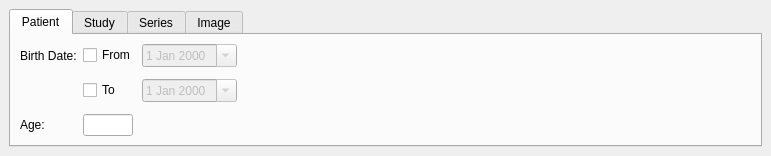
<?xml version="1.0" encoding="UTF-8"?>
<ui version="4.0">
 <class>udg::QAdvancedSearchWidgetBase</class>
 <widget class="QWidget" name="udg::QAdvancedSearchWidgetBase">
  <property name="geometry">
   <rect>
    <x>0</x>
    <y>0</y>
    <width>771</width>
    <height>156</height>
   </rect>
  </property>
  <property name="windowTitle">
   <string>Advanced search</string>
  </property>
  <layout class="QVBoxLayout" name="verticalLayout">
   <property name="spacing">
    <number>6</number>
   </property>
   <property name="leftMargin">
    <number>9</number>
   </property>
   <property name="topMargin">
    <number>9</number>
   </property>
   <property name="rightMargin">
    <number>9</number>
   </property>
   <property name="bottomMargin">
    <number>9</number>
   </property>
   <item>
    <widget class="QTabWidget" name="m_qwidgetAdvancedSearch">
     <property name="sizePolicy">
      <sizepolicy hsizetype="Expanding" vsizetype="Minimum">
       <horstretch>0</horstretch>
       <verstretch>0</verstretch>
      </sizepolicy>
     </property>
     <property name="currentIndex">
      <number>0</number>
     </property>
     <widget class="QWidget" name="m_advancedSearchPatient">
      <attribute name="title">
       <string>Patient</string>
      </attribute>
      <layout class="QFormLayout" name="formLayout">
       <item row="0" column="0">
        <layout class="QGridLayout" name="gridLayout">
         <item row="0" column="0">
          <widget class="QLabel" name="label_14">
           <property name="text">
            <string>Birth Date:</string>
           </property>
          </widget>
         </item>
         <item row="0" column="1">
          <layout class="QHBoxLayout" name="horizontalLayout">
           <item>
            <widget class="QCheckBox" name="m_fromPatientBirthCheckBox">
             <property name="enabled">
              <bool>true</bool>
             </property>
             <property name="text">
              <string>From</string>
             </property>
            </widget>
           </item>
           <item>
            <widget class="QDateEdit" name="m_fromPatientBirth">
             <property name="enabled">
              <bool>false</bool>
             </property>
             <property name="minimumSize">
              <size>
               <width>0</width>
               <height>20</height>
              </size>
             </property>
             <property name="wrapping">
              <bool>false</bool>
             </property>
             <property name="buttonSymbols">
              <enum>QAbstractSpinBox::UpDownArrows</enum>
             </property>
             <property name="maximumDate">
              <date>
               <year>2100</year>
               <month>12</month>
               <day>31</day>
              </date>
             </property>
             <property name="calendarPopup">
              <bool>true</bool>
             </property>
            </widget>
           </item>
          </layout>
         </item>
         <item row="1" column="0">
          <spacer name="verticalSpacer">
           <property name="orientation">
            <enum>Qt::Vertical</enum>
           </property>
           <property name="sizeHint" stdset="0">
            <size>
             <width>20</width>
             <height>18</height>
            </size>
           </property>
          </spacer>
         </item>
         <item row="1" column="1">
          <layout class="QHBoxLayout" name="horizontalLayout_2">
           <item>
            <widget class="QCheckBox" name="m_toPatientBirthCheckBox">
             <property name="enabled">
              <bool>true</bool>
             </property>
             <property name="text">
              <string>To</string>
             </property>
            </widget>
           </item>
           <item>
            <widget class="QDateEdit" name="m_toPatientBirth">
             <property name="enabled">
              <bool>false</bool>
             </property>
             <property name="minimumSize">
              <size>
               <width>0</width>
               <height>20</height>
              </size>
             </property>
             <property name="maximumDate">
              <date>
               <year>2100</year>
               <month>12</month>
               <day>31</day>
              </date>
             </property>
             <property name="currentSection">
              <enum>QDateTimeEdit::DaySection</enum>
             </property>
             <property name="calendarPopup">
              <bool>true</bool>
             </property>
            </widget>
           </item>
          </layout>
         </item>
         <item row="2" column="0">
          <widget class="QLabel" name="label_15">
           <property name="text">
            <string>Age:</string>
           </property>
          </widget>
         </item>
         <item row="2" column="1">
          <widget class="QLineEdit" name="m_patientAge">
           <property name="maximumSize">
            <size>
             <width>50</width>
             <height>16777215</height>
            </size>
           </property>
           <property name="maxLength">
            <number>3</number>
           </property>
          </widget>
         </item>
        </layout>
       </item>
       <item row="0" column="1">
        <spacer name="horizontalSpacer">
         <property name="orientation">
          <enum>Qt::Horizontal</enum>
         </property>
         <property name="sizeHint" stdset="0">
          <size>
           <width>511</width>
           <height>75</height>
          </size>
         </property>
        </spacer>
       </item>
      </layout>
     </widget>
     <widget class="QWidget" name="m_advancedSearchStudy">
      <attribute name="title">
       <string>Study</string>
      </attribute>
      <layout class="QGridLayout">
       <property name="leftMargin">
        <number>9</number>
       </property>
       <property name="topMargin">
        <number>9</number>
       </property>
       <property name="rightMargin">
        <number>9</number>
       </property>
       <property name="bottomMargin">
        <number>9</number>
       </property>
       <property name="spacing">
        <number>6</number>
       </property>
       <item row="2" column="1">
        <widget class="QLineEdit" name="m_studyModalityText"/>
       </item>
       <item row="0" column="4">
        <widget class="QLineEdit" name="m_studyUIDText"/>
       </item>
       <item row="0" column="3">
        <widget class="QLabel" name="label_2">
         <property name="text">
          <string>Study UID</string>
         </property>
         <property name="buddy">
          <cstring>m_studyUIDText</cstring>
         </property>
        </widget>
       </item>
       <item row="0" column="0">
        <widget class="QLabel" name="label_13">
         <property name="text">
          <string>Time</string>
         </property>
         <property name="buddy">
          <cstring>m_studyTimeText</cstring>
         </property>
        </widget>
       </item>
       <item row="1" column="2">
        <spacer>
         <property name="orientation">
          <enum>Qt::Horizontal</enum>
         </property>
         <property name="sizeHint" stdset="0">
          <size>
           <width>40</width>
           <height>20</height>
          </size>
         </property>
        </spacer>
       </item>
       <item row="1" column="5">
        <spacer>
         <property name="orientation">
          <enum>Qt::Horizontal</enum>
         </property>
         <property name="sizeHint" stdset="0">
          <size>
           <width>40</width>
           <height>20</height>
          </size>
         </property>
        </spacer>
       </item>
       <item row="1" column="4">
        <widget class="QLineEdit" name="m_accessionNumberText"/>
       </item>
       <item row="2" column="0">
        <widget class="QLabel" name="label_12">
         <property name="text">
          <string>Study Modalities</string>
         </property>
         <property name="buddy">
          <cstring>m_studyModalityText</cstring>
         </property>
        </widget>
       </item>
       <item row="2" column="3">
        <widget class="QLabel" name="label_11">
         <property name="text">
          <string>Referring Physician's Name</string>
         </property>
         <property name="buddy">
          <cstring>m_referringPhysiciansNameText</cstring>
         </property>
        </widget>
       </item>
       <item row="1" column="1">
        <widget class="QLineEdit" name="m_studyIDText"/>
       </item>
       <item row="2" column="4">
        <widget class="QLineEdit" name="m_referringPhysiciansNameText"/>
       </item>
       <item row="1" column="3">
        <widget class="QLabel" name="label_9">
         <property name="text">
          <string>Accession Number</string>
         </property>
         <property name="buddy">
          <cstring>m_accessionNumberText</cstring>
         </property>
        </widget>
       </item>
       <item row="1" column="0">
        <widget class="QLabel" name="textLabel5_3">
         <property name="text">
          <string>Study ID</string>
         </property>
         <property name="buddy">
          <cstring>m_studyIDText</cstring>
         </property>
        </widget>
       </item>
       <item row="0" column="1">
        <widget class="QLineEdit" name="m_studyTimeText">
         <property name="enabled">
          <bool>true</bool>
         </property>
        </widget>
       </item>
      </layout>
     </widget>
     <widget class="QWidget" name="m_advancedSearchSeries">
      <attribute name="title">
       <string>Series</string>
      </attribute>
      <layout class="QGridLayout">
       <property name="leftMargin">
        <number>9</number>
       </property>
       <property name="topMargin">
        <number>9</number>
       </property>
       <property name="rightMargin">
        <number>9</number>
       </property>
       <property name="bottomMargin">
        <number>9</number>
       </property>
       <property name="spacing">
        <number>6</number>
       </property>
       <item row="2" column="1">
        <widget class="QLineEdit" name="m_PPStartTimeText"/>
       </item>
       <item row="2" column="4">
        <widget class="QLineEdit" name="m_PPStartDateText"/>
       </item>
       <item row="1" column="0">
        <widget class="QLabel" name="label">
         <property name="text">
          <string>Series Number</string>
         </property>
         <property name="buddy">
          <cstring>m_seriesNumberText</cstring>
         </property>
        </widget>
       </item>
       <item row="0" column="3">
        <widget class="QLabel" name="label_4">
         <property name="text">
          <string>Requested Procedure ID</string>
         </property>
         <property name="buddy">
          <cstring>m_requestedProcedureIDText</cstring>
         </property>
        </widget>
       </item>
       <item row="1" column="4">
        <widget class="QLineEdit" name="m_scheduledProcedureStepIDText"/>
       </item>
       <item row="1" column="1">
        <widget class="QLineEdit" name="m_seriesNumberText"/>
       </item>
       <item row="0" column="1">
        <widget class="QLineEdit" name="m_seriesUIDText"/>
       </item>
       <item row="0" column="4">
        <widget class="QLineEdit" name="m_requestedProcedureIDText"/>
       </item>
       <item row="1" column="3">
        <widget class="QLabel" name="label_5">
         <property name="text">
          <string>Scheduled Procedure Step ID</string>
         </property>
         <property name="buddy">
          <cstring>m_scheduledProcedureStepIDText</cstring>
         </property>
        </widget>
       </item>
       <item row="1" column="2">
        <spacer>
         <property name="orientation">
          <enum>Qt::Horizontal</enum>
         </property>
         <property name="sizeHint" stdset="0">
          <size>
           <width>40</width>
           <height>20</height>
          </size>
         </property>
        </spacer>
       </item>
       <item row="0" column="0">
        <widget class="QLabel" name="label_3">
         <property name="text">
          <string>Series UID</string>
         </property>
         <property name="buddy">
          <cstring>m_seriesUIDText</cstring>
         </property>
        </widget>
       </item>
       <item row="2" column="0">
        <widget class="QLabel" name="label_10">
         <property name="text">
          <string>Time</string>
         </property>
         <property name="buddy">
          <cstring>m_PPStartTimeText</cstring>
         </property>
        </widget>
       </item>
       <item row="2" column="3">
        <widget class="QLabel" name="label_6">
         <property name="text">
          <string>Performed Procedure Step Start Date</string>
         </property>
         <property name="buddy">
          <cstring>m_PPStartDateText</cstring>
         </property>
        </widget>
       </item>
       <item row="1" column="5">
        <spacer>
         <property name="orientation">
          <enum>Qt::Horizontal</enum>
         </property>
         <property name="sizeHint" stdset="0">
          <size>
           <width>40</width>
           <height>20</height>
          </size>
         </property>
        </spacer>
       </item>
      </layout>
     </widget>
     <widget class="QWidget" name="m_advancedSearchImage">
      <attribute name="title">
       <string>Image</string>
      </attribute>
      <layout class="QGridLayout">
       <property name="leftMargin">
        <number>9</number>
       </property>
       <property name="topMargin">
        <number>9</number>
       </property>
       <property name="rightMargin">
        <number>9</number>
       </property>
       <property name="bottomMargin">
        <number>9</number>
       </property>
       <property name="spacing">
        <number>6</number>
       </property>
       <item row="1" column="0">
        <widget class="QLabel" name="label_8">
         <property name="text">
          <string>Instance Number</string>
         </property>
         <property name="buddy">
          <cstring>m_instanceNumberText</cstring>
         </property>
        </widget>
       </item>
       <item row="0" column="0">
        <widget class="QLabel" name="label_7">
         <property name="text">
          <string>SOP Instance UID</string>
         </property>
         <property name="buddy">
          <cstring>m_SOPInstanceUIDText</cstring>
         </property>
        </widget>
       </item>
       <item row="0" column="1">
        <widget class="QLineEdit" name="m_SOPInstanceUIDText"/>
       </item>
       <item row="1" column="1">
        <widget class="QLineEdit" name="m_instanceNumberText"/>
       </item>
       <item row="1" column="2">
        <spacer>
         <property name="orientation">
          <enum>Qt::Horizontal</enum>
         </property>
         <property name="sizeHint" stdset="0">
          <size>
           <width>40</width>
           <height>20</height>
          </size>
         </property>
        </spacer>
       </item>
      </layout>
     </widget>
    </widget>
   </item>
  </layout>
 </widget>
 <tabstops>
  <tabstop>m_studyTimeText</tabstop>
  <tabstop>m_studyUIDText</tabstop>
  <tabstop>m_studyIDText</tabstop>
  <tabstop>m_accessionNumberText</tabstop>
  <tabstop>m_studyModalityText</tabstop>
  <tabstop>m_referringPhysiciansNameText</tabstop>
  <tabstop>m_seriesUIDText</tabstop>
  <tabstop>m_requestedProcedureIDText</tabstop>
  <tabstop>m_seriesNumberText</tabstop>
  <tabstop>m_scheduledProcedureStepIDText</tabstop>
  <tabstop>m_PPStartTimeText</tabstop>
  <tabstop>m_PPStartDateText</tabstop>
  <tabstop>m_SOPInstanceUIDText</tabstop>
  <tabstop>m_instanceNumberText</tabstop>
 </tabstops>
 <resources/>
 <connections/>
</ui>
